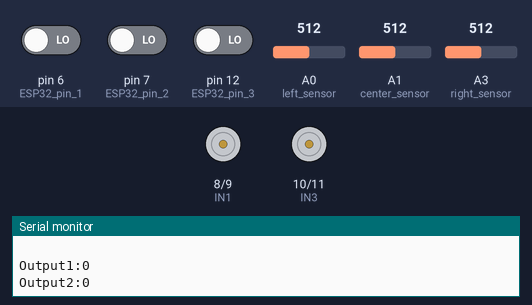
Recording of a sketch running on a simulated Arduino Uno, built with avr-gcc and run on an emulated ATmega328P. On the bench: motor-driver pin pairs drawn as motors (green arrow = first pin HIGH = forward, orange = second pin HIGH = backward, longer = more drive, scaled by the enable pin), the last lines printed to the serial monitor. The test bench sets the inputs (shaded band); at power-on: A0 (left_sensor) = 512, A3 (right_sensor) = 512, pin 6 (ESP32_pin_1) LOW, A1 (center_sensor) = 512, pin 7 (ESP32_pin_2) LOW, pin 12 (ESP32_pin_3) LOW.

Above: at 1.2 s.
1.3 s: A0 (left_sensor) set to 20
3.0 s: A3 (right_sensor) set to 900
4.8 s: pin 6 (ESP32_pin_1) driven HIGH
At 5.9 s:
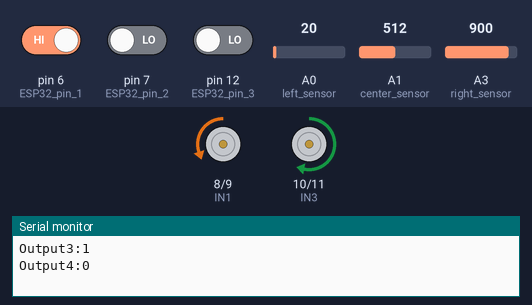
6.5 s: A1 (center_sensor) set to 93
8.0 s: A1 (center_sensor) set to 79
At 9.1 s:
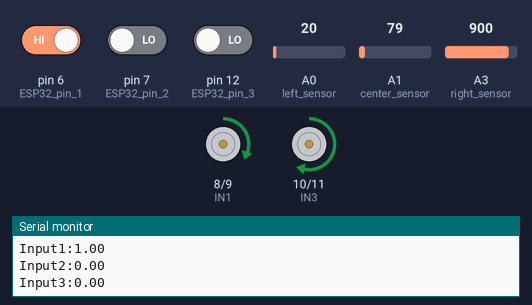
9.6 s: A3 (right_sensor) set to 20
At 11.2 s:
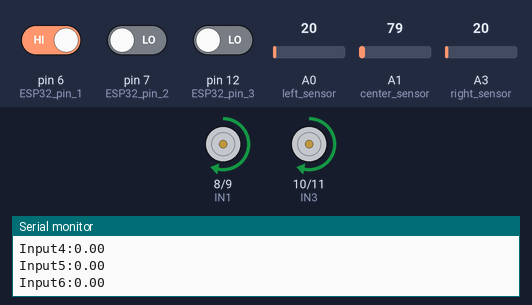
Timing chart, 0 to 12.4 s (numbered marks = the images above; inputs shaded):
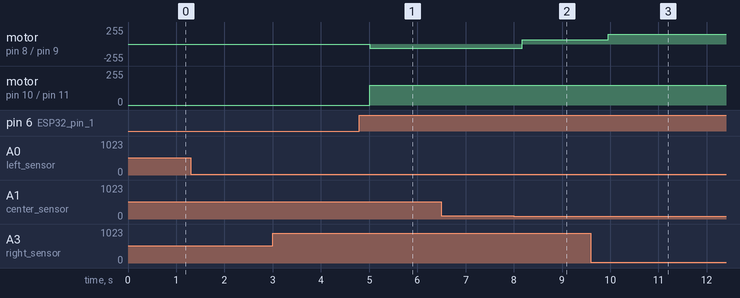

The sketch:

autonomous_robot.ino
```cpp
// AUTHOR: GUILLERMO PEREZ GUILLEN

#define ENA 3
#define ENB 5
#define IN1 8
#define IN2 9
#define IN3 10
#define IN4 11

/******************************************************************
   NETWORK CONFIGURATION
******************************************************************/
const int ESP32_pin_1= 6; // ESP32 input pin 1 - starting
const int ESP32_pin_2 = 7; // ESP32 input pin 2 - SRF04
const int ESP32_pin_3 = 12; // ESP32 input pin 3 - SRF05
const int InputNodes = 7; // includes BIAS neuron
const int HiddenNodes = 4; //includes BIAS neuron
const int OutputNodes = 4;
int i, j;
double Accum;
double Hidden[HiddenNodes];
double Output[OutputNodes];
float HiddenWeights[7][4] = {{-4.618963658666277, 4.3001137618883325, 7.338055706191847, 2.7355309007172375}, {2.599633307446623, -7.649705724376986, -14.69443684121685, -3.65366992422193}, {-0.7777191662679982, 1.9860139431844053, 5.914809078303235, 0.03170277380327093}, {-2.309653145069323, 6.8379997039119775, 8.892299055796917, 0.6046238076393062}, {1.3276547120093833, 5.085574619860947, 2.384944264717347, 0.05753178068519734}, {-2.7696264005599858, 6.797226565794283, 3.5374247269984713, 0.5475825968169957}, {0.8118152131237218, -1.9324229493484606, -5.264294920291424, -0.036800281071245555}};
float OutputWeights[4][4] = {{-1.6342640637903814, 0.006920937706630823, -5.179205882976105, -0.40268984302793936}, {-1.0162353344988182, 1.3405072244655225, -4.241619375014734, 0.6682851389512594}, {1.3692632942485174, -1.3884291338648505, -0.9245235380688354, 2.246128813012694}, {-1.9802299382328057, 0.06512857708456388, -0.030302930346753857, -3.314024844617794}};

int error=0;
int dif,difAnt=0;
const float Kp=0.1;
const float Kd=0.1;

void setup() {
	Serial.begin(9600);
	pinMode(A0, INPUT); //left sensor
	pinMode(A1, INPUT); //center sensor
	pinMode(A3, INPUT); //right sensor
	pinMode(IN1, OUTPUT);
	pinMode(IN2, OUTPUT);
	pinMode(IN3, OUTPUT);
	pinMode(IN4, OUTPUT);
	pinMode(ENA, OUTPUT);
	pinMode(ENB, OUTPUT);
  pinMode(ESP32_pin_1, INPUT);
  pinMode(ESP32_pin_2, INPUT);
  pinMode(ESP32_pin_3, INPUT);
}

void loop()
{

double TestInput[] = {0, 0, 0};
double input1=0,input2=0,input3=0,input4=0,input5=0,input6=0;

float volts0 =  analogRead(A0)*0.0048828125;  // value from sensor * (5/1024)
float volts1 =  analogRead(A1)*0.0048828125;  // value from sensor * (5/1024)
float volts2 =  analogRead(A3)*0.0048828125;  // value from sensor * (5/1024)

dif = analogRead(A3) - analogRead(A0);	// PID CONTROLLER
error = floor(Kp*(dif)+Kd*(difAnt-dif));	// PID CONTROLLER
difAnt=dif;	// PID CONTROLLER
int d0 = constrain(150 - error, 0, 150);//left speed - PID CONTROLLER
int d1 = constrain(150 + error, 0, 150);//right speed - PID CONTROLLER

float ir_sensor_left =  6*pow(volts0, -1); // worked out from datasheet graph //GP2Y0A51SK0F - 2 a 15 cm
float ir_sensor_center = 12.4*pow(volts1, -1); // worked out from datasheet graph //GP2Y0A41SK0F - 4 a 30 cm
float ir_sensor_right = 5.2*pow(volts2, -1); // worked out from datasheet graph //GP2Y0A51SK0F - 2 a 15 cm

if(digitalRead(ESP32_pin_1) == HIGH){input1=1;} // START TO MOVE
else {input1=0;} // STOP

if (ir_sensor_left<15){input2=1;} // IR SENSOR LEFT
else {input2=0;}

if(digitalRead(ESP32_pin_2) == HIGH){input3=1;} // RF SENSOR LEFT
else {input3=0;}

if (ir_sensor_center<30){input4=1;}  // IR SENSOR CENTER
else {input4=0;}

if(digitalRead(ESP32_pin_3) == HIGH){input5=1;} // RF SENSOR RIGHT
else {input5=0;}

if (ir_sensor_right<15){input6=1;} // IR SENSOR RIGHT
else {input6=0;}

/******************************************************************
    WE CALL THE FEEDFORWARD NETWORK WITH THE INPUTS
******************************************************************/

  Serial.print("Input1:");
  Serial.println(input1);
  Serial.print("Input2:");
  Serial.println(input2);
  Serial.print("Input3:");
  Serial.println(input3);
  Serial.print("Input4:");
  Serial.println(input4);
  Serial.print("Input5:");
  Serial.println(input5);
  Serial.print("Input6:");
  Serial.println(input6);
  Serial.println("   ");

//THESE ARE THE THREE INPUTS WITH VALUES OF 0 TO 1 ********************
  TestInput[0] = 1.0;//BIAS UNIT
  TestInput[1] = input1;
  TestInput[2] = input2;
  TestInput[3] = input3;
  TestInput[4] = input4;
  TestInput[5] = input5;
  TestInput[6] = input6;

// THIS FUNCTION IS TO GET THE OUTPUTS **********************************
  InputToOutput(TestInput[0], TestInput[1], TestInput[2], TestInput[3], TestInput[4], TestInput[5], TestInput[6]); //INPUT to ANN to obtain OUTPUT

  int out1 = round(abs(Output[0]));
  int out2 = round(abs(Output[1]));
  int out3 = round(abs(Output[2]));
  int out4 = round(abs(Output[3]));
  Serial.print("Output1:");
  Serial.println(out1);
  Serial.print("Output2:");
  Serial.println(out2);
  Serial.print("Output3:");
  Serial.println(out3);
  Serial.print("Output4:");
  Serial.println(out4);
  Serial.println("   ");

/******************************************************************
    DRIVE MOTORS WITH THE NETWORK OUTPUT
******************************************************************/
  analogWrite(ENA, d0);
  analogWrite(ENB, d1);
  digitalWrite(IN1, out1 * HIGH);
  digitalWrite(IN2, out2 * HIGH);
  digitalWrite(IN3, out3 * HIGH);
  digitalWrite(IN4, out4 * HIGH);
  delay(20);
}

void InputToOutput(double In1, double In2, double In3, double In4, double In5, double In6, double In7)
{
  double TestInput[] = {0, 0, 0, 0, 0, 0, 0};
  TestInput[0] = In1;
  TestInput[1] = In2;
  TestInput[2] = In3;
  TestInput[3] = In4;
  TestInput[4] = In5;
  TestInput[5] = In6;
  TestInput[6] = In7;

/******************************************************************
    CALCULATE ACTIVITIES IN HIDDEN LAYERS
******************************************************************/

  for ( i = 0 ; i < HiddenNodes ; i++ ) {	// We go through the four columns of the hidden weights
    Accum = 0;
    for ( j = 0 ; j < InputNodes ; j++ ) {	// Three values of the entry line and each column of hidden weights
      Accum += TestInput[j] * HiddenWeights[j][i] ;
    }
    Hidden[i] = tanh(Accum) ; // We obtain a matrix of a line with four values
  }

/******************************************************************
    CALCULATE ACTIVATION AND ERROR IN THE OUTPUT LAYER
******************************************************************/

  for ( i = 0 ; i < OutputNodes ; i++ ) {
    Accum = 0;
    for ( j = 0 ; j < HiddenNodes ; j++ ) {
        Accum += Hidden[j] * OutputWeights[j][i] ;
    }
    Output[i] = tanh(Accum) ;//tanh
  }
}
```

Measured:
- the behaviour switches between 85 and 84 on A1 (center_sensor) (found by bisection; images 1 and 2)
- after the input at 4.8 s, motor on pin 8 (IN1) / pin 9 (IN2): stopped → backward 62/255 after 0.21 s; motor on pin 10 (IN3) / pin 11 (IN4): stopped → forward 150/255 after 0.21 s
- after the input at 8.0 s, motor on pin 8 (IN1) / pin 9 (IN2): backward 62/255 → forward 62/255 after 0.17 s
- after the input at 9.6 s, motor on pin 8 (IN1) / pin 9 (IN2): forward 62/255 → forward 150/255 after 0.35 s
